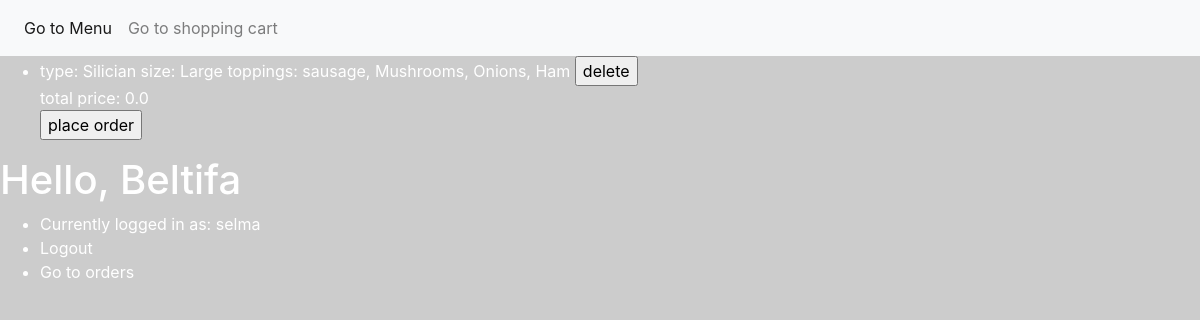
Page /shoppingcart (signed in) on the committed database.
### pizzaapp/models.py (models this page shows, shortened)
class Item(models.Model):
    type = models.ForeignKey(Type, blank=True, on_delete=models.CASCADE, related_name="Type")
    name = models.ForeignKey(Name, blank=True, on_delete=models.CASCADE, related_name="Name")
    size = models.ForeignKey(Size, blank=True, null=True, on_delete=models.CASCADE, related_name="Size")
    toppings = models.ManyToManyField(Toppings, blank=True, related_name="Toppings")
    extracheese = models.BooleanField(blank=True, null=True)
    price = models.FloatField()
    amount = models.IntegerField(blank=True, null=True)
    order = models.ForeignKey(Order, blank=True, null=True, on_delete=models.CASCADE, related_name="Order")
    def __str__(self):
        toppings = ", ".join(str(seg) for seg in self.toppings.all())
        return f"type:  {self.name} size: {self.size} toppings: {toppings} "

class Toppings(models.Model):
    name =  models.CharField(max_length=25)
    type = models.ForeignKey(Type, blank=True, null=True, on_delete=models.CASCADE, related_name="Typetopping")
    def __str__(self):
        return self.name

class Name(models.Model):
    name = models.CharField(max_length=25)
    type = models.ForeignKey(Type, blank=True, null=True, on_delete=models.CASCADE, related_name="Typename")
    def __str__ (self):
        return self.name

class Size(models.Model):
    name =  models.CharField(max_length=25)
    def __str__(self):
        return self.name

class Shop_cart(models.Model):
    user = models.ForeignKey(User, on_delete=models.CASCADE, related_name="User")
    items = models.ManyToManyField(Item, blank=True, related_name="ItemsPizza")
    totalprice = models.FloatField()

### pizzaapp/views.py (the view, shortened to what this page needs)
# urls.py: path("shoppingcart", views.shoppingcart, name = "shoppingcart"),
def shoppingcart(request):
    if not request.user.is_authenticated:
        return render(request, "login.html", {"message": None})
    if request.method == 'GET':
        cart = Shop_cart.objects.get(user=request.user)
        context2 = {"items": cart.items.all(),
                    "cart": cart}
        return render(request, "shoppingcart.html", context2)

### pizzaapp/templates/shoppingcart.html (shortened to what this page needs)
{% extends "template.html" %}
{% block body %}
    {% if items.count != 0 %}
    <ul>
        {% for item in items%}
        <form action="{% url 'shoppingcart' %}" method="post">
        <li>
            {{ item }} <input type="submit" name = "{{ item }}" value="delete"> <br>
        </li>
        {% endfor %}
        </form>
        total price: {{cart.totalprice}}
        <form action="{% url 'shoppingcart' %}" method="post">
                <input type="submit" name="order" value="place order">
        </form>
    </ul>
    <h1>Hello, {{ user.first_name }}</h1>
    <ul>
        <li>Currently logged in as: {{ user.username }}</li>
        <li><a href="{% url 'logout' %}">Logout</a></li>
        <li><a href="{% url 'orders' %}">Go to orders</a></li>
    </ul>
    {% else %}
    No items!
    {% endif %}
{% endblock %}

### pizzaapp/static/pizzaapp/styles.css (style rules this page uses)
body { background-image: url("https://wallpaperaccess.com/full/46429.jpg"); background-color: #cccccc; color: #ffffff }
a { color: #ffffff }

### rows in the picture
Item: id+name+size "type: Silician size: Large toppings: sausage, Mushrooms, Onions, Ham"
Shop_cart: totalprice "0.0"

### other values in the picture
{{ user.first_name }} "Beltifa"
{{ user.username }} "selma"
